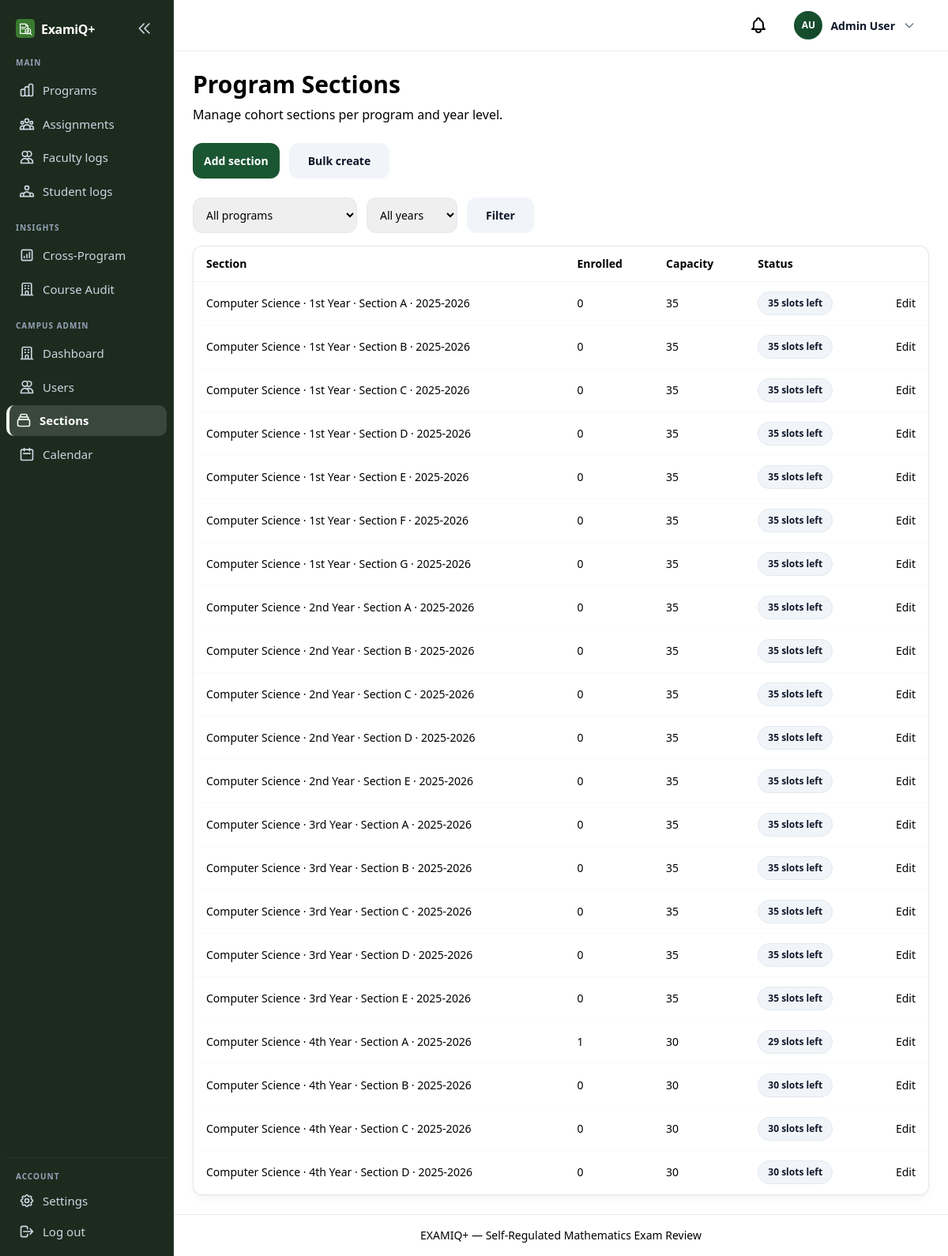
The page /campus/sections/ (signed in) on the database its author committed.
### apps/users/models.py (models this page shows, shortened)
class User(AbstractUser):
    class Role(models.TextChoices):
        STUDENT = "student", "Student"
        PROFESSOR = "professor", "Faculty"
        CHAIRPERSON = "chairperson", "Department Chairperson"
        CAMPUS_ADMIN = "campus_admin", "Campus Administrator"
    class ApprovalStatus(models.TextChoices):
        APPROVED = "approved", "Approved"
        PENDING = "pending", "Pending"
        REJECTED = "rejected", "Rejected"
    class HomeDegreeProgram(models.TextChoices):
        CS = "cs", "Computer Science"
        IT = "it", "Information Technology"
        BSED_MATH = "bsed_math", "BSEd Mathematics"
        PSYCHOLOGY = "psychology", "Psychology"
        MARKETING = "marketing", "Marketing"
        HR = "hr", "Human Resources"
        HOSPITALITY = "hospitality", "Hospitality Management"
        CRIMINOLOGY = "criminology", "Criminology"
    username = None
    email = models.EmailField(unique=True)
    role = models.CharField(
        max_length=20,
        choices=Role.choices,
        default=Role.STUDENT,
    )
    department = models.ForeignKey(
        Department,
        on_delete=models.SET_NULL,
        null=True,
        blank=True,
        related_name="users",
    )
    home_degree_program = models.CharField(
        max_length=20,
        choices=HomeDegreeProgram.choices,
        blank=True,
        default="",
        help_text="Student's home degree program — scopes review course offerings.",
    )
    year_level = models.ForeignKey(
        "questions.YearLevel",
        on_delete=models.SET_NULL,
        null=True,
        blank=True,
        related_name="students",
        help_text="Student's current year level — scopes available subjects.",
    )
    section = models.ForeignKey(
        ProgramSection,
        on_delete=models.SET_NULL,
        null=True,
        blank=True,
        related_name="students",
        help_text="Student's cohort section for the current academic year.",
    )
    password_changed_at = models.DateTimeField(
        null=True,
        blank=True,
        help_text="When the user last changed their password.",
    )
    middle_name = models.CharField(max_length=150, blank=True, default="")
    profile_photo = models.ImageField(upload_to="profile_photos/", blank=True, null=True)
    student_number = models.CharField(
        max_length=9,
        unique=True,
        null=True,
        blank=True,
        help_text="Nine-digit student ID (students only).",
    )
    employee_id = models.CharField(
        max_length=50,
        blank=True,
        default="",
        help_text="Employee ID for faculty and chairperson accounts.",
    )
    phone_number = models.CharField(
        max_length=11,
        blank=True,
        default="",
        help_text="Eleven-digit mobile number.",
    )
    approval_status = models.CharField(
        max_length=20,
        choices=ApprovalStatus.choices,
        default=ApprovalStatus.APPROVED,
    )
    USERNAME_FIELD = "email"
    REQUIRED_FIELDS: list[str] = []
    objects = UserManager()
    class Meta:
        verbose_name = "User"
        verbose_name_plural = "Users"
        ordering = ["email"]
    def get_full_name(self) -> str:
        parts = [self.first_name, self.middle_name, self.last_name]
        return " ".join(part for part in parts if part).strip()
    @property
    def initials(self) -> str:
        parts = [self.first_name[:1], self.last_name[:1]]
        return "".join(p.upper() for p in parts if p) or self.email[:2].upper()

class ProgramSection(models.Model):
    program = models.ForeignKey(
        Program,
        on_delete=models.CASCADE,
        related_name="sections",
    )
    year_level = models.ForeignKey(
        "questions.YearLevel",
        on_delete=models.PROTECT,
        related_name="program_sections",
    )
    label = models.CharField(
        max_length=10,
        help_text='Numeric section label, e.g. "1", "2", "3".',
    )
    academic_year = models.ForeignKey(
        AcademicYear,
        on_delete=models.PROTECT,
        related_name="program_sections",
    )
    max_students = models.PositiveIntegerField(default=40)
    is_active = models.BooleanField(default=True)
    class Meta:
        verbose_name = "Program Section"
        verbose_name_plural = "Program Sections"
        ordering = ["program__name", "year_level__order", "label"]
        unique_together = [["program", "year_level", "label", "academic_year"]]
    @property
    def display_label(self) -> str:
        return (
            f"{self.program.name} · {self.year_level.name} · "
            f"Section {self.label} · {self.academic_year.label}"
        )
    @property
    def student_count(self) -> int:
        if hasattr(self, "_student_count"):
            return self._student_count
        return self.students.filter(role=User.Role.STUDENT).count()
    @property
    def remaining_slots(self) -> int:
        return max(0, self.max_students - self.student_count)
    @property
    def is_full(self) -> bool:
        return self.remaining_slots <= 0
    @classmethod
    def queryset_with_counts(cls):
        return cls.objects.annotate(
            _student_count=Count(
                "students",
                filter=Q(students__role=User.Role.STUDENT),
            )
        )

class Program(models.Model):
    slug = models.SlugField(max_length=30, unique=True)
    name = models.CharField(max_length=200)
    managing_department = models.ForeignKey(
        Department,
        on_delete=models.PROTECT,
        related_name="managed_programs",
        help_text="Department whose chairperson approves question-bank changes for this program.",
    )
    class Meta:
        verbose_name = "Program"
        verbose_name_plural = "Programs"
        ordering = ["name"]

class AcademicYear(models.Model):
    label = models.CharField(max_length=20, unique=True)
    is_current = models.BooleanField(default=False)
    class Meta:
        verbose_name = "Academic Year"
        verbose_name_plural = "Academic Years"
        ordering = ["-label"]

### apps/questions/models.py (models this page shows, shortened)
class YearLevel(models.Model):
    order = models.PositiveSmallIntegerField(unique=True)
    name = models.CharField(max_length=50)
    class Meta:
        verbose_name = "Year Level"
        verbose_name_plural = "Year Levels"
        ordering = ["order"]

### apps/users/views_campus.py (the view)
class CampusSectionListView(CampusAdminRequiredMixin, ListView):
    template_name = "campus/sections/list.html"
    context_object_name = "sections"
    paginate_by = 25
    def get_queryset(self):
        qs = (
            ProgramSection.queryset_with_counts()
            .select_related("program", "year_level", "academic_year")
            .order_by("program__name", "year_level__order", "label")
        )
        program_id = self.request.GET.get("program", "")
        if program_id.isdigit():
            qs = qs.filter(program_id=int(program_id))
        year_level_id = self.request.GET.get("year_level", "")
        if year_level_id.isdigit():
            qs = qs.filter(year_level_id=int(year_level_id))
        academic_year_id = self.request.GET.get("academic_year", "")
        if academic_year_id.isdigit():
            qs = qs.filter(academic_year_id=int(academic_year_id))
        return qs
    def get_context_data(self, **kwargs):
        context = super().get_context_data(**kwargs)
        context["programs"] = Program.objects.all().order_by("name")
        context["academic_years"] = AcademicYear.objects.all().order_by("-label")
        context["program_filter"] = self.request.GET.get("program", "")
        context["year_level_filter"] = self.request.GET.get("year_level", "")
        context["academic_year_filter"] = self.request.GET.get("academic_year", "")
        return context

### apps/core/context_processors.py (called while the page is built, shortened)
def navigation_context(request):
    context = {
        "professor_courses": [],
        "sidebar_course": None,
        "summary_courses": [],
        "unread_notification_count": 0,
    }
    user = request.user
    if not user.is_authenticated:
        return context
    context["unread_notification_count"] = unread_notification_count(user)
    if user.role != User.Role.PROFESSOR:
        return context

### apps/core/mixins.py (called while the page is built)
    def test_func(self) -> bool:
        user = self.request.user
        return user.is_authenticated and (
            user.is_superuser or user.role == User.Role.CAMPUS_ADMIN
        )

### apps/users/notification_services.py (called while the page is built)
def unread_notification_count(user: User) -> int:
    return Notification.objects.filter(user=user, read_at__isnull=True).count()

### templates/campus/sections/list.html (shortened to what this page needs)
{% extends "base.html" %}
{% block content %}
{% include "components/page_header.html" with title="Program Sections" subtitle="Manage cohort sections per program and year level." %}
<div class="flex flex-wrap gap-3 mb-6">
    <a href="{% url 'campus:section_create' %}" class="btn-primary btn-primary-sm">Add section</a>
    <a href="{% url 'campus:section_bulk' %}" class="btn-secondary btn-primary-sm">Bulk create</a>
</div>
<form method="get" class="flex flex-wrap gap-3 mb-4">
    <select name="program" class="rounded-xl border border-slate-200 px-3 py-2 text-sm">
        <option value="">All programs</option>
    </select>
    <select name="academic_year" class="rounded-xl border border-slate-200 px-3 py-2 text-sm">
        <option value="">All years</option>
    </select>
    <button type="submit" class="btn-secondary btn-primary-sm">Filter</button>
</form>
<div class="bento-card overflow-x-auto">
    <table class="w-full text-sm">
        <thead>
            <tr class="text-left text-examiq-slate border-b border-slate-100">
                <th class="py-3 px-4">Section</th>
                <th class="py-3 px-4">Enrolled</th>
                <th class="py-3 px-4">Capacity</th>
                <th class="py-3 px-4">Status</th>
                <th class="py-3 px-4"></th>
            </tr>
        </thead>
        <tbody>
            {% for section in sections %}
            <tr class="border-b border-slate-50">
                <td class="py-3 px-4 font-medium text-examiq-navy">{{ section.display_label }}</td>
                <td class="py-3 px-4">{{ section.student_count }}</td>
                <td class="py-3 px-4">{{ section.max_students }}</td>
                <td class="py-3 px-4">
                    {% if not section.is_active %}
                    <span class="profile-pill">Inactive</span>
                    {% elif section.is_full %}
                    <span class="profile-pill">Full</span>
                    {% else %}
                    <span class="profile-pill profile-pill--role">{{ section.remaining_slots }} slots left</span>
                    {% endif %}
                </td>
                <td class="py-3 px-4 text-right">
                    <a href="{% url 'campus:section_edit' section.pk %}" class="text-examiq-green hover:underline">Edit</a>
                </td>
            </tr>
            {% empty %}
            <tr><td colspan="5" class="py-6 px-4 text-examiq-slate">No sections yet. Create sections so students can register.</td></tr>
            {% endfor %}
        </tbody>
    </table>
</div>
{% endblock %}

### templates/components/navbar.html (shortened to what this page needs)
{% if user.is_authenticated %}
<header class="app-topbar">
    <div class="app-topbar-inner">
        <a href="{% url 'users:notifications' %}" class="relative p-2 text-examiq-slate hover:text-examiq-navy" aria-label="Notifications">
        </a>
        <div class="profile-dropdown" data-dropdown>
            <button type="button" class="profile-dropdown-trigger" data-dropdown-toggle aria-expanded="false" aria-haspopup="true">
                {% include "components/profile_avatar_upload.html" with size="nav" show_camera=False preview_id="nav-avatar-preview" %}
                <span class="profile-name hidden sm:inline">{{ user.get_full_name|default:user.email }}</span>
                <svg class="profile-chevron w-4 h-4" fill="none" stroke="currentColor" viewBox="0 0 24 24">
                    <path stroke-linecap="round" stroke-linejoin="round" stroke-width="2" d="M19 9l-7 7-7-7"/>
                </svg>
            </button>
        </div>
    </div>
</header>
{% endif %}

### templates/components/profile_avatar_upload.html (shortened to what this page needs)
{% load static %}
<div class="profile-avatar-wrap profile-avatar-wrap--{{ size|default:'form' }}">
    {% if user.profile_photo %}
    <img src="{{ user.profile_photo.url }}"
         alt=""
         class="profile-avatar-image"
         id="{% if preview_id %}{{ preview_id }}{% else %}profile-photo-preview{% endif %}">
    {% else %}
    <span class="profile-avatar profile-avatar--{{ user.role }} profile-avatar-image"
          id="{% if preview_id %}{{ preview_id }}{% else %}profile-photo-preview-fallback{% endif %}"
          aria-hidden="true">{{ user.initials }}</span>
    {% endif %}
</div>

### rows shown on the page
User: initials "AU", get_full_name "Admin User"
ProgramSection: display_label "Computer Science · 1st Year · Section A · 2025-2026", student_count "0", max_students "35", remaining_slots "35"
ProgramSection: display_label "Computer Science · 1st Year · Section B · 2025-2026", student_count "0", max_students "35", remaining_slots "35"
ProgramSection: display_label "Computer Science · 1st Year · Section C · 2025-2026", student_count "0", max_students "35", remaining_slots "35"
ProgramSection: display_label "Computer Science · 1st Year · Section D · 2025-2026", student_count "0", max_students "35", remaining_slots "35"
ProgramSection: display_label "Computer Science · 1st Year · Section E · 2025-2026", student_count "0", max_students "35", remaining_slots "35"
ProgramSection: display_label "Computer Science · 1st Year · Section F · 2025-2026", student_count "0", max_students "35", remaining_slots "35"
ProgramSection: display_label "Computer Science · 1st Year · Section G · 2025-2026", student_count "0", max_students "35", remaining_slots "35"
ProgramSection: display_label "Computer Science · 2nd Year · Section A · 2025-2026", student_count "0", max_students "35", remaining_slots "35"
ProgramSection: display_label "Computer Science · 2nd Year · Section B · 2025-2026", student_count "0", max_students "35", remaining_slots "35"
ProgramSection: display_label "Computer Science · 2nd Year · Section C · 2025-2026", student_count "0", max_students "35", remaining_slots "35"
ProgramSection: display_label "Computer Science · 2nd Year · Section D · 2025-2026", student_count "0", max_students "35", remaining_slots "35"
ProgramSection: display_label "Computer Science · 2nd Year · Section E · 2025-2026", student_count "0", max_students "35", remaining_slots "35"
ProgramSection: display_label "Computer Science · 3rd Year · Section A · 2025-2026", student_count "0", max_students "35", remaining_slots "35"
ProgramSection: display_label "Computer Science · 3rd Year · Section B · 2025-2026", student_count "0", max_students "35", remaining_slots "35"
ProgramSection: display_label "Computer Science · 3rd Year · Section C · 2025-2026", student_count "0", max_students "35", remaining_slots "35"
ProgramSection: display_label "Computer Science · 3rd Year · Section D · 2025-2026", student_count "0", max_students "35", remaining_slots "35"
ProgramSection: display_label "Computer Science · 3rd Year · Section E · 2025-2026", student_count "0", max_students "35", remaining_slots "35"
ProgramSection: display_label "Computer Science · 4th Year · Section A · 2025-2026", student_count "1", max_students "30", remaining_slots "29"
ProgramSection: display_label "Computer Science · 4th Year · Section B · 2025-2026", student_count "0", max_students "30", remaining_slots "30"
ProgramSection: display_label "Computer Science · 4th Year · Section C · 2025-2026", student_count "0", max_students "30", remaining_slots "30"
ProgramSection: display_label "Computer Science · 4th Year · Section D · 2025-2026", student_count "0", max_students "30", remaining_slots "30"

### other values the page prints
{{ title }} "Program Sections"
{{ subtitle }} "Manage cohort sections per program and year level."
